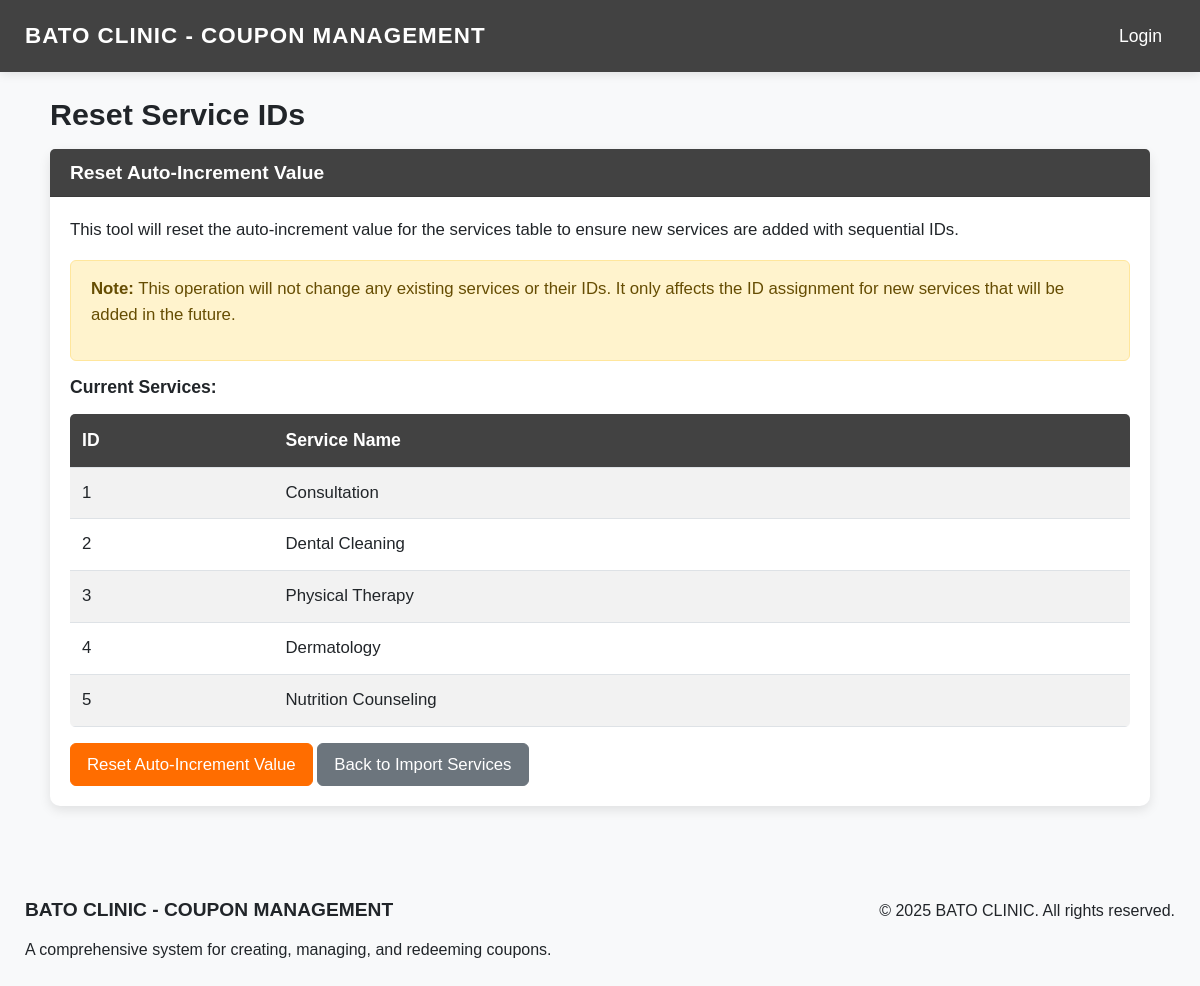
Screenshot of /reset_service_ids.php with the database file from the repository.
### tables this page shows
CREATE TABLE services (
    id INT AUTO_INCREMENT PRIMARY KEY,
    name VARCHAR(100) NOT NULL,
    description TEXT,
    default_price DECIMAL(10, 2),
    created_at TIMESTAMP DEFAULT CURRENT_TIMESTAMP,
    updated_at TIMESTAMP DEFAULT CURRENT_TIMESTAMP ON UPDATE CURRENT_TIMESTAMP
);

### reset_service_ids.php (the view, shortened to what this page needs)
<?php
$database = new Database();
$db = $database->getConnection();
$executed = false;
$error = '';
$message = '';
include_once 'includes/header.php';
?>
<div class="container mt-4">
    <div class="row">
        <div class="col-md-12">
            <h2>Reset Service IDs</h2>
            <?php if ($executed): ?>
                <div class="alert alert-success">
                    <?php echo $message; ?>
                </div>
                <div class="mt-3">
                    <a href="import_services.php" class="btn btn-primary">Go to Import Services</a>
                    <a href="admin/manage_services.php" class="btn btn-secondary">Go to Services Management</a>
                </div>
            <?php else: ?>
                <div class="card">
                    <div class="card-header">
                        <h5 class="card-title mb-0">Reset Auto-Increment Value</h5>
                    </div>
                    <div class="card-body">
                        <p>This tool will reset the auto-increment value for the services table to ensure new services are added with sequential IDs.</p>
                        <div class="alert alert-warning">
                            <p><strong>Note:</strong> This operation will not change any existing services or their IDs. It only affects the ID assignment for new services that will be added in the future.</p>
                        </div>
                        <h6>Current Services:</h6>
                        <table class="table table-striped">
                            <thead>
                                <tr>
                                    <th>ID</th>
                                    <th>Service Name</th>
                                </tr>
                            </thead>
                            <tbody>
                                <?php
                                $query = "SELECT id, name FROM services ORDER BY id";
                                $stmt = $db->prepare($query);
                                $stmt->execute();
                                while ($row = $stmt->fetch(PDO::FETCH_ASSOC)) {
                                    echo "<tr>";
                                    echo "<td>{$row['id']}</td>";
                                    echo "<td>{$row['name']}</td>";
                                    echo "</tr>";
                                }
                                ?>
                            </tbody>
                        </table>
                        <div class="mt-3">
                            <a href="?confirm=yes" class="btn btn-primary">Reset Auto-Increment Value</a>
                            <a href="import_services.php" class="btn btn-secondary">Back to Import Services</a>
                        </div>
                    </div>
                </div>
            <?php endif; ?>
        </div>
    </div>
</div>
<?php
include_once 'includes/footer.php';
?>

### includes/header.php (style rules this page uses)
body { background-color: #f8f9fa; font-family: 'Arial', sans-serif; font-size: 16px; line-height: 1.6; }
.card { border-radius: 10px; box-shadow: 0 4px 12px rgba(0, 0, 0, 0.1); margin-bottom: 20px; background-color: #ffffff; border: none; }
.card-header { background-color: #424242; border-bottom: 1px solid rgba(0, 0, 0, 0.125); font-weight: bold; color: #fff; border-top-left-radius: 10px; border-top-right-radius: 10px; font-size: 1.2rem; padding: 12px 20px; }
.card-body { padding: 20px; font-size: 1.05rem; }
.btn { font-size: 1.05rem; padding: 8px 16px; }
.btn-primary { background-color: #ff6d00; border-color: #ff6d00; }
.table th { font-weight: 600; background-color: #424242; color: #fff; font-size: 1.1rem; padding: 12px; }
.table td { font-size: 1.05rem; padding: 12px; vertical-align: middle; }
.table { background-color: #ffffff; border-radius: 5px; overflow: hidden; }
.container { max-width: 100% !important; padding-left: 25px; padding-right: 25px; }
h1, h2, h3, h4, h5, h6 { font-weight: 600; margin-bottom: 1rem; }
h2 { font-size: 1.9rem; }
h5 { font-size: 1.2rem; }
h6 { font-size: 1.1rem; }
.alert { font-size: 1.05rem; padding: 15px 20px; }

### rows the page displays
services: id "1", name "Consultation"
services: id "2", name "Dental Cleaning"
services: id "3", name "Physical Therapy"
services: id "4", name "Dermatology"
services: id "5", name "Nutrition Counseling"
